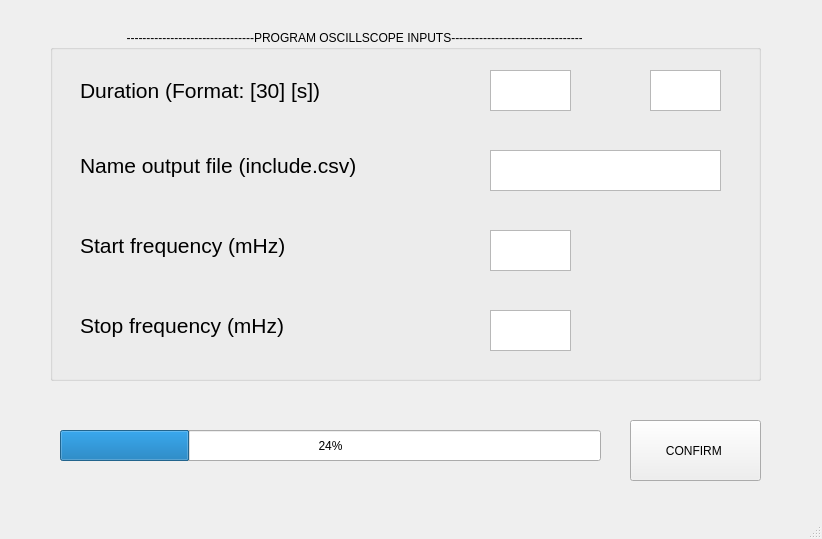
<?xml version="1.0" encoding="UTF-8"?>
<ui version="4.0">
 <class>MainWindow</class>
 <widget class="QMainWindow" name="MainWindow">
  <property name="geometry">
   <rect>
    <x>0</x>
    <y>0</y>
    <width>822</width>
    <height>539</height>
   </rect>
  </property>
  <property name="windowTitle">
   <string>MainWindow</string>
  </property>
  <widget class="QWidget" name="centralwidget">
   <widget class="QPushButton" name="confirmButton">
    <property name="geometry">
     <rect>
      <x>630</x>
      <y>420</y>
      <width>131</width>
      <height>61</height>
     </rect>
    </property>
    <property name="text">
     <string>CONFIRM </string>
    </property>
   </widget>
   <widget class="QProgressBar" name="status">
    <property name="geometry">
     <rect>
      <x>60</x>
      <y>430</y>
      <width>541</width>
      <height>31</height>
     </rect>
    </property>
    <property name="value">
     <number>24</number>
    </property>
   </widget>
   <widget class="QGroupBox" name="groupBox">
    <property name="geometry">
     <rect>
      <x>50</x>
      <y>30</y>
      <width>711</width>
      <height>351</height>
     </rect>
    </property>
    <property name="title">
     <string>                       --------------------------------PROGRAM OSCILLSCOPE INPUTS----------------------------------</string>
    </property>
    <widget class="QTextEdit" name="time">
     <property name="geometry">
      <rect>
       <x>440</x>
       <y>40</y>
       <width>81</width>
       <height>41</height>
      </rect>
     </property>
     <property name="html">
      <string>&lt;!DOCTYPE HTML PUBLIC &quot;-//W3C//DTD HTML 4.0//EN&quot; &quot;http://www.w3.org/TR/REC-html40/strict.dtd&quot;&gt;
&lt;html&gt;&lt;head&gt;&lt;meta name=&quot;qrichtext&quot; content=&quot;1&quot; /&gt;&lt;style type=&quot;text/css&quot;&gt;
p, li { white-space: pre-wrap; }
&lt;/style&gt;&lt;/head&gt;&lt;body style=&quot; font-family:'MS Shell Dlg 2'; font-size:7.8pt; font-weight:400; font-style:normal;&quot;&gt;
&lt;p style=&quot;-qt-paragraph-type:empty; margin-top:0px; margin-bottom:0px; margin-left:0px; margin-right:0px; -qt-block-indent:0; text-indent:0px;&quot;&gt;&lt;br /&gt;&lt;/p&gt;&lt;/body&gt;&lt;/html&gt;</string>
     </property>
    </widget>
    <widget class="QLabel" name="label">
     <property name="geometry">
      <rect>
       <x>30</x>
       <y>40</y>
       <width>351</width>
       <height>41</height>
      </rect>
     </property>
     <property name="text">
      <string>&lt;html&gt;&lt;head/&gt;&lt;body&gt;&lt;p&gt;&lt;span style=&quot; font-size:16pt;&quot;&gt;Duration (Format: [30] [s])&lt;/span&gt;&lt;/p&gt;&lt;/body&gt;&lt;/html&gt;</string>
     </property>
     <property name="textFormat">
      <enum>Qt::AutoText</enum>
     </property>
    </widget>
    <widget class="QTextEdit" name="increment">
     <property name="geometry">
      <rect>
       <x>600</x>
       <y>40</y>
       <width>71</width>
       <height>41</height>
      </rect>
     </property>
    </widget>
    <widget class="QLabel" name="label_2">
     <property name="geometry">
      <rect>
       <x>30</x>
       <y>120</y>
       <width>371</width>
       <height>31</height>
      </rect>
     </property>
     <property name="text">
      <string>&lt;html&gt;&lt;head/&gt;&lt;body&gt;&lt;p&gt;&lt;span style=&quot; font-size:16pt;&quot;&gt;Name output file (include.csv)&lt;/span&gt;&lt;/p&gt;&lt;/body&gt;&lt;/html&gt;</string>
     </property>
    </widget>
    <widget class="QLabel" name="label_3">
     <property name="geometry">
      <rect>
       <x>30</x>
       <y>200</y>
       <width>281</width>
       <height>31</height>
      </rect>
     </property>
     <property name="text">
      <string>&lt;html&gt;&lt;head/&gt;&lt;body&gt;&lt;p&gt;&lt;span style=&quot; font-size:16pt;&quot;&gt;Start frequency (mHz)&lt;/span&gt;&lt;/p&gt;&lt;/body&gt;&lt;/html&gt;</string>
     </property>
    </widget>
    <widget class="QLabel" name="label_4">
     <property name="geometry">
      <rect>
       <x>30</x>
       <y>280</y>
       <width>271</width>
       <height>31</height>
      </rect>
     </property>
     <property name="text">
      <string>&lt;html&gt;&lt;head/&gt;&lt;body&gt;&lt;p&gt;&lt;span style=&quot; font-size:16pt;&quot;&gt;Stop frequency (mHz)&lt;/span&gt;&lt;/p&gt;&lt;/body&gt;&lt;/html&gt;</string>
     </property>
    </widget>
    <widget class="QTextEdit" name="outputFile">
     <property name="geometry">
      <rect>
       <x>440</x>
       <y>120</y>
       <width>231</width>
       <height>41</height>
      </rect>
     </property>
    </widget>
    <widget class="QTextEdit" name="time_2">
     <property name="geometry">
      <rect>
       <x>440</x>
       <y>200</y>
       <width>81</width>
       <height>41</height>
      </rect>
     </property>
     <property name="html">
      <string>&lt;!DOCTYPE HTML PUBLIC &quot;-//W3C//DTD HTML 4.0//EN&quot; &quot;http://www.w3.org/TR/REC-html40/strict.dtd&quot;&gt;
&lt;html&gt;&lt;head&gt;&lt;meta name=&quot;qrichtext&quot; content=&quot;1&quot; /&gt;&lt;style type=&quot;text/css&quot;&gt;
p, li { white-space: pre-wrap; }
&lt;/style&gt;&lt;/head&gt;&lt;body style=&quot; font-family:'MS Shell Dlg 2'; font-size:7.8pt; font-weight:400; font-style:normal;&quot;&gt;
&lt;p style=&quot;-qt-paragraph-type:empty; margin-top:0px; margin-bottom:0px; margin-left:0px; margin-right:0px; -qt-block-indent:0; text-indent:0px;&quot;&gt;&lt;br /&gt;&lt;/p&gt;&lt;/body&gt;&lt;/html&gt;</string>
     </property>
    </widget>
    <widget class="QTextEdit" name="time_3">
     <property name="geometry">
      <rect>
       <x>440</x>
       <y>280</y>
       <width>81</width>
       <height>41</height>
      </rect>
     </property>
     <property name="html">
      <string>&lt;!DOCTYPE HTML PUBLIC &quot;-//W3C//DTD HTML 4.0//EN&quot; &quot;http://www.w3.org/TR/REC-html40/strict.dtd&quot;&gt;
&lt;html&gt;&lt;head&gt;&lt;meta name=&quot;qrichtext&quot; content=&quot;1&quot; /&gt;&lt;style type=&quot;text/css&quot;&gt;
p, li { white-space: pre-wrap; }
&lt;/style&gt;&lt;/head&gt;&lt;body style=&quot; font-family:'MS Shell Dlg 2'; font-size:7.8pt; font-weight:400; font-style:normal;&quot;&gt;
&lt;p style=&quot;-qt-paragraph-type:empty; margin-top:0px; margin-bottom:0px; margin-left:0px; margin-right:0px; -qt-block-indent:0; text-indent:0px;&quot;&gt;&lt;br /&gt;&lt;/p&gt;&lt;/body&gt;&lt;/html&gt;</string>
     </property>
    </widget>
   </widget>
  </widget>
  <widget class="QStatusBar" name="statusbar"/>
 </widget>
 <resources/>
 <connections/>
</ui>
